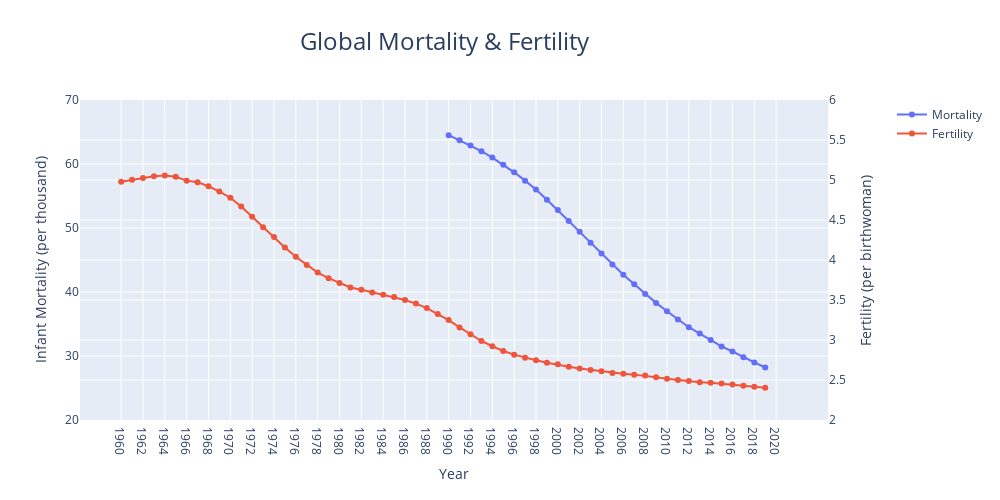

The notebook cell this image was saved under:
### Markdown cell above
It looks like fertility rate has been on a downward trend for last few decades. Let's take a look at global numbers.

### Code cell
df_mortality_global = df_rearrange(df_data, 'Mortality rate, infant (per 1,000 live births)', ['World'])
df_mortality_global.rename(columns={"value":"Mortality"}, inplace=True)
df_fertility_global = df_rearrange(df_data, 'Fertility rate, total (births per woman)', ['World'])
df_fertility_global.rename(columns={"value":"Fertility"}, inplace=True)
df_res = df_mortality_global.merge(df_fertility_global, on=['Year','Region'], how='left')

# Plot
fig = make_subplots(specs=[[{"secondary_y": True}]])

fig.add_trace(go.Scatter(x=df_res['Year'], y=df_res['Mortality'], mode='markers+lines', name='Mortality'))
fig.add_trace(go.Scatter(x=df_res['Year'], y=df_res['Fertility'], mode='markers+lines', name='Fertility'), secondary_y=True)

# Set x-axis title
fig.update_xaxes(title_text="Year")

# Set y-axes titles
fig.update_yaxes(title_text="Infant Mortality (per thousand)", secondary_y=False)
fig.update_yaxes(title_text="Fertility (per birthwoman)", secondary_y=True)

# Set y-axes ranges
fig.update_layout(yaxis_range=[20,70], title_text="Global Mortality & Fertility", width=1000
                , height=500,title_x=0.3, title_font_size=24)
fig.update_layout(yaxis2 = dict(range=[2,6]))

fig.show()

### Figure 1 — Plotly figure (JSON) as saved in the notebook; plotly's stock layout.template omitted (floating-point values rounded to 4 significant figures)
{"data": [{"mode": "markers+lines", "name": "Mortality", "type": "scatter", "x": ["1960", "1961", "1962", "1963", "1964", "1965", "1966", "1967", "1968", "1969", "1970", "1971", "1972", "1973", "1974", "1975", "1976", "1977", "1978", "1979", "1980", "1981", "1982", "1983", "1984", "1985", "1986", "1987", "1988", "1989", "1990", "1991", "1992", "1993", "1994", "1995", "1996", "1997", "1998", "1999", "2000", "2001", "2002", "2003", "2004", "2005", "2006", "2007", "2008", "2009", "2010", "2011", "2012", "2013", "2014", "2015", "2016", "2017", "2018", "2019", "2020", "2021"], "y": [null, null, null, null, null, null, null, null, null, null, null, null, null, null, null, null, null, null, null, null, null, null, null, null, null, null, null, null, null, null, 64.5, 63.7, 62.9, 62, 61, 59.9, 58.7, 57.4, 56, 54.4, 52.8, 51.1, 49.4, 47.7, 46, 44.3, 42.7, 41.2, 39.7, 38.3, 37, 35.7, 34.5, 33.5, 32.5, 31.5, 30.7, 29.8, 29, 28.2, null, null]}, {"mode": "markers+lines", "name": "Fertility", "type": "scatter", "x": ["1960", "1961", "1962", "1963", "1964", "1965", "1966", "1967", "1968", "1969", "1970", "1971", "1972", "1973", "1974", "1975", "1976", "1977", "1978", "1979", "1980", "1981", "1982", "1983", "1984", "1985", "1986", "1987", "1988", "1989", "1990", "1991", "1992", "1993", "1994", "1995", "1996", "1997", "1998", "1999", "2000", "2001", "2002", "2003", "2004", "2005", "2006", "2007", "2008", "2009", "2010", "2011", "2012", "2013", "2014", "2015", "2016", "2017", "2018", "2019", "2020", "2021"], "xaxis": "x", "y": [4.979, 5.004, 5.025, 5.046, 5.056, 5.041, 4.992, 4.973, 4.922, 4.856, 4.779, 4.669, 4.54, 4.41, 4.289, 4.157, 4.04, 3.937, 3.843, 3.773, 3.714, 3.657, 3.627, 3.595, 3.564, 3.536, 3.5, 3.455, 3.399, 3.324, 3.249, 3.157, 3.072, 2.988, 2.922, 2.863, 2.817, 2.777, 2.746, 2.717, 2.696, 2.666, 2.644, 2.625, 2.609, 2.588, 2.577, 2.567, 2.555, 2.534, 2.516, 2.499, 2.489, 2.472, 2.465, 2.455, 2.445, 2.427, 2.415, 2.402, null, null], "yaxis": "y2"}], "layout": {"height": 500, "title": {"font": {"size": 24}, "text": "Global Mortality & Fertility", "x": 0.3}, "width": 1000, "xaxis": {"anchor": "y", "domain": [0, 0.94], "title": {"text": "Year"}}, "yaxis": {"anchor": "x", "domain": [0, 1], "range": [20, 70], "title": {"text": "Infant Mortality (per thousand)"}}, "yaxis2": {"anchor": "x", "overlaying": "y", "range": [2, 6], "side": "right", "title": {"text": "Fertility (per birthwoman)"}}}}
